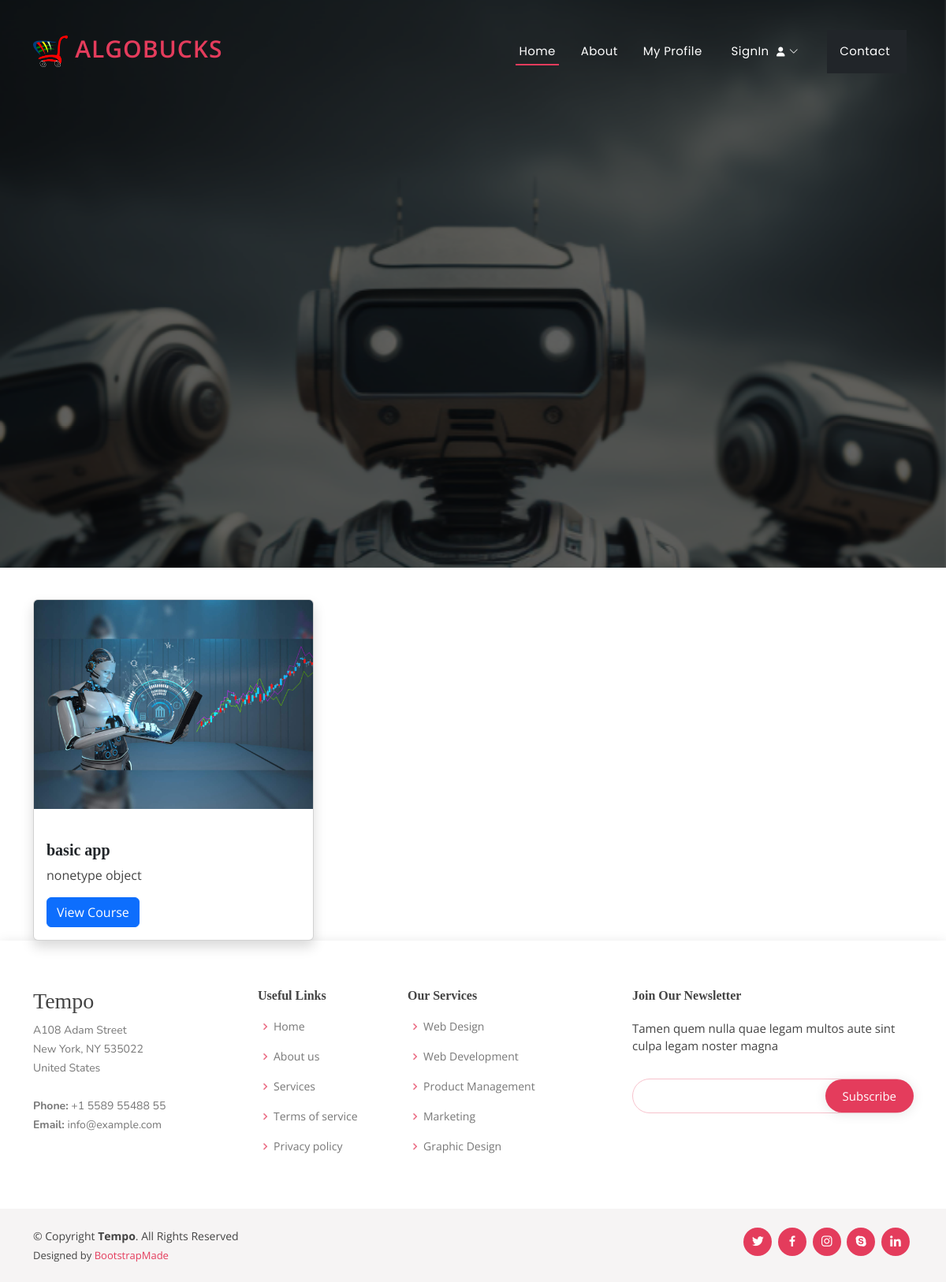
Screenshot of /corse/ with the database file from the repository.
### home/models.py (models this page shows, shortened)
class Course(models.Model):
    course_name = models.CharField(max_length=100)
    course_description = models.CharField(max_length=100)
    is_premium = models.BooleanField(default=False)
    course_image = models.ImageField(upload_to="course")
    slug = models.SlugField(blank=True)
    def __str__(self):
        return self.course_name

### home/views.py (the view)
# urls.py: 2. Add a URL to urlpatterns:  path('', views.home, name='home')
def home(request):
    course = Course.objects.all()
    context = {'course': course}
    if request.user.is_authenticated:
        profile = Profile.objects.filter(user=request.user).first()
        request.session['profile'] = profile.is_pro
    print(context)
    return render(request, 'home.html' , context)

### home/templates/home.html (shortened to what this page needs)
{% extends 'base.html' %}
{% block body %}
    <div class="container mt-4">
        <div class="row">
            {% for c in course %}
            <div class="col-lg-4 mt-3">
                <div class="card shadow">
                    <img src="/media/{{c.course_image}}" class="card-img-top" alt="...">
                    <div class="card-body">
                        {% if c.is_premium %}
                        <span class="badge badge-success">Premium</span>
                        {% else %}
                        <span class="badge badge-danger">Free</span>
                        {% endif %}
                      <a href="{% url 'course' c.slug%}"><h5 class="card-title text-dark"><b>{{c.course_name}}</b></h5></a>
                      <p class="card-text">{{c.course_description |safe}}</p>
                      <a href="{% url 'course' c.slug%}" class="btn btn-primary">View Course</a>
                    </div>
                </div>
            </div>
            {% endfor %}
        </div>
    </div>
{% endblock body %}

### static/assets/css/style.css (style rules this page uses)
body { font-family: "Open Sans", sans-serif; color: #444444; }
a { color: #e43c5c; text-decoration: none; }
h1, h2, h3, h4, h5, h6 { font-family: cursive; }

### rows the page displays
Course: course_image (picture), course_name "basic app", course_description "nonetype object"
